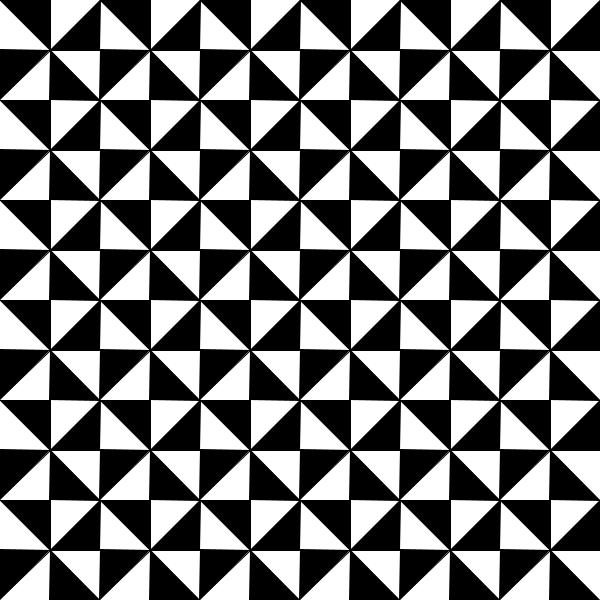
Frame 1 (no input)
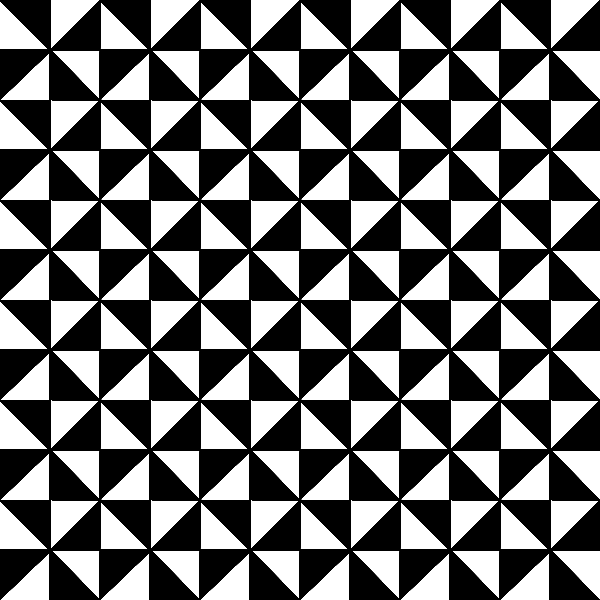
Frame 60 (the mouse pressed at the canvas centre just before this capture)
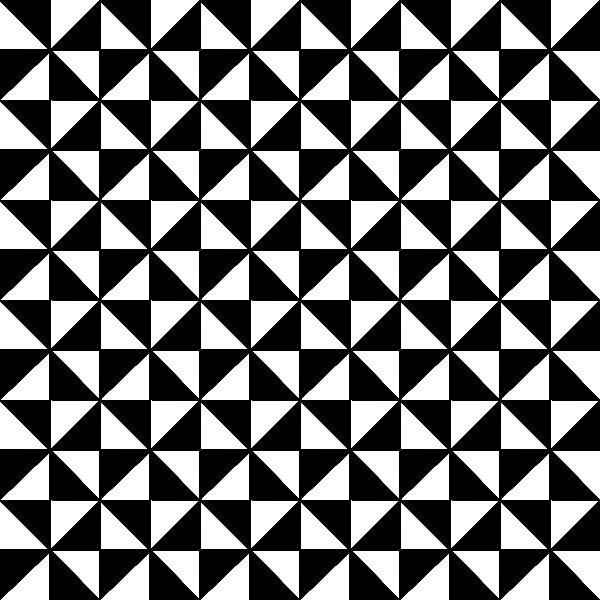
Frame 120 (the mouse held since frame 60 and released just before this capture)

The Processing sketch that drew these frames (run headless with seeded random() and noise(); from frame 60 on, the mouse is pressed at the canvas centre):

// Processing sketch: triangles
// ── triangles.pde

void setup () {
  size (600, 600);
  background (255);
}

void draw () {
  //triangles
  for (int y=50; y<=height; y+=100) {
    for (int x=50; x<=width; x+=100) {
      triangle (x, y, 0);
      triangle (x, y, 90);
      triangle (x, y, 180);
      triangle (x, y, 270);
    }
  }
}

void triangle (int x, int y, int angle) {
  pushMatrix ();
  translate (x, y);
    rotate (radians(angle));
    fill (0);
    triangle (-50, -50, 0, -50, 0, 0);
  popMatrix ();
}
